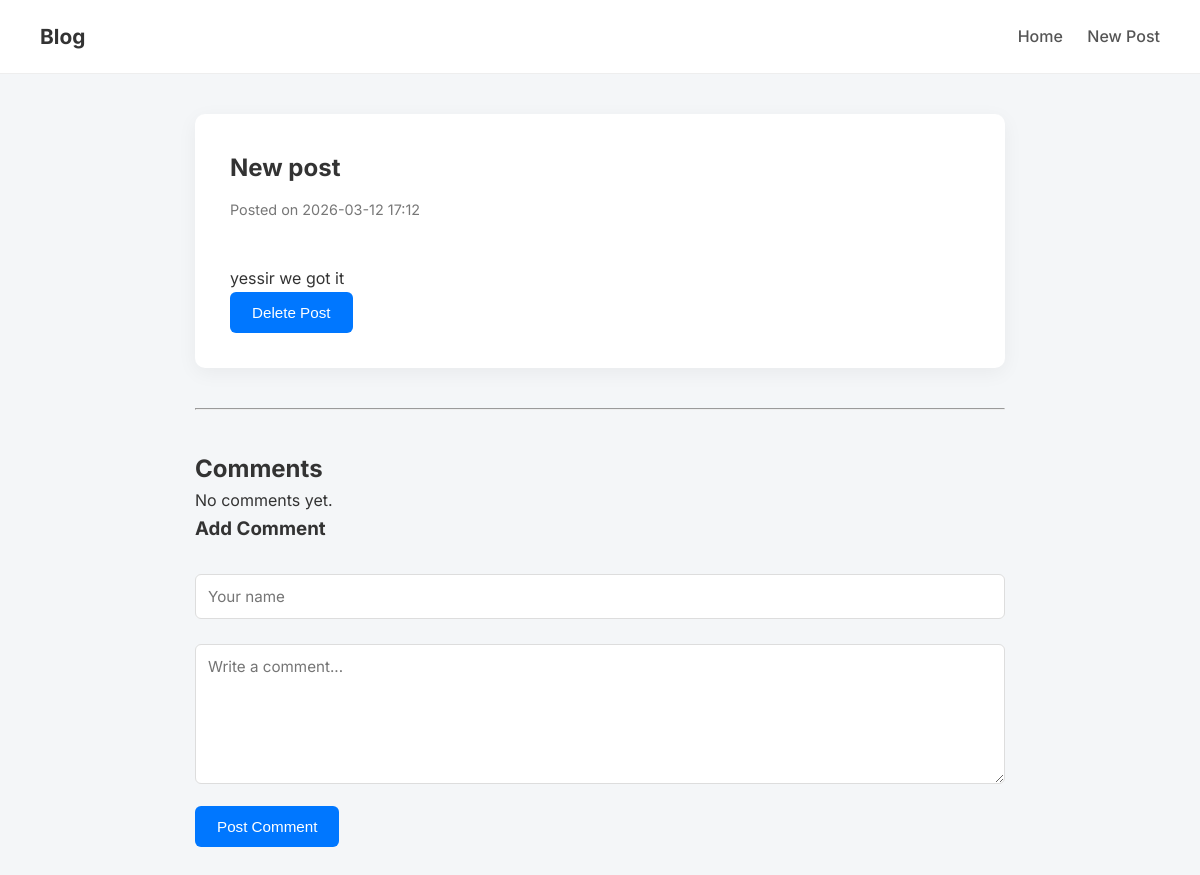
Screenshot of /post/2 with the database file from the repository.
### app.py (models this page shows, shortened)
class Post(db.Model):
    id = db.Column(db.Integer, primary_key=True)
    title = db.Column(db.String(200), nullable=False)
    body = db.Column(db.Text, nullable=False)
    created_at = db.Column(db.DateTime, nullable=False, default=datetime.utcnow)

### app.py (the view)
@app.route("/post/<int:post_id>")
def post_detail(post_id):
    post = Post.query.get_or_404(post_id)
    comments = post.comments.order_by(Comment.created_at.desc()).all()
    return render_template("post_detail.html", post=post, comments=comments)

### templates/post_detail.html
{% extends "base.html" %}
{% block content %}
<article class="post-full">
    <h1 class="post-title">{{ post.title }}</h1>
    <p class="post-meta">
        Posted on {{ post.created_at.strftime("%Y-%m-%d %H:%M") }}
    </p>
    <div class="post-body">
        {{ post.body }}
    </div>
    <form method="POST" action="{{ url_for('delete_post', post_id=post.id) }}">
        <button onclick="return confirm('Delete this post?')">
            Delete Post
        </button>
    </form>
</article>
<hr>
<section class="comments">
    <h2>Comments</h2>
    {% for comment in comments %}
    <div class="comment">
        <strong>{{ comment.author }}</strong>
        <small>
            {{ comment.created_at.strftime("%Y-%m-%d %H:%M") }}
        </small>
        <p>{{ comment.body }}</p>
        <form method="POST" action="{{ url_for('delete_comment', comment_id=comment.id) }}">
            <button onclick="return confirm('Delete this comment?')">
                Delete Comment
            </button>
        </form>
    </div>
    <hr>
    {% else %}
    <p>No comments yet.</p>
    {% endfor %}
</section>
<section class="comment-form">
    <h3>Add Comment</h3>
    <form method="POST" action="{{ url_for('create_comment', post_id=post.id) }}">
        <input type="text" name="author" placeholder="Your name" required>
        <textarea name="body" placeholder="Write a comment..." required></textarea>
        <button type="submit">
            Post Comment
        </button>
    </form>
</section>
{% endblock %}

### static/styles.css (style rules this page uses)
* { box-sizing: border-box; margin: 0; padding: 0; }
body { font-family: 'Inter', sans-serif; background: #f4f6f8; color: #333; line-height: 1.6; }
.post-meta { display: block; margin: 10px 0; color: #777; font-size: 0.9rem; }
.post-full { background: white; padding: 35px; border-radius: 10px; box-shadow: 0 5px 20px rgba(0, 0, 0, 0.05); margin-bottom: 40px; }
.post-body { margin-top: 20px; white-space: pre-line; }
.comments { margin-top: 40px; }
.post-form, .comment-form form { margin-top: 20px; }
input, textarea { width: 100%; padding: 12px; margin-top: 10px; margin-bottom: 15px; border-radius: 6px; border: 1px solid #ddd; font-family: inherit; font-size: 0.95rem; }
textarea { min-height: 140px; resize: vertical; }
button { padding: 12px 22px; border: none; background: #0077ff; color: white; border-radius: 6px; font-size: 0.95rem; cursor: pointer; transition: background 0.2s; }

### rows the page displays
Post: title "New post", created_at "2026-03-12 17:12", body "yessir we got it"
